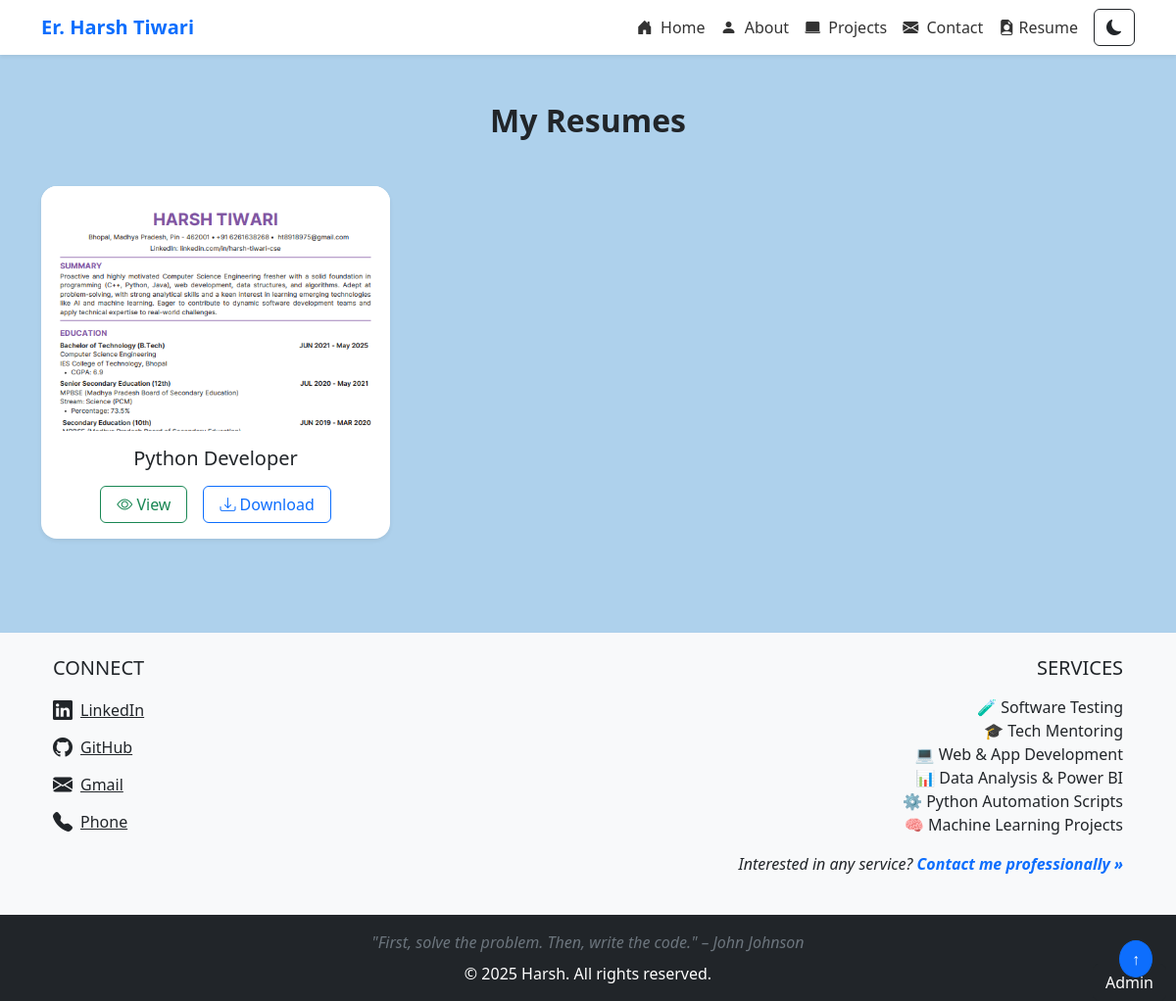
Screenshot of /resume/ with the database file from the repository.
### portfolio/models.py (models this page shows, shortened)
class SocialLink(models.Model):
    platform = models.CharField(max_length=100)
    icon_class = models.CharField(max_length=100)  # e.g. "bi bi-github"
    display_text = models.CharField(max_length=100)
    url = models.URLField(blank=True, null=True)
    email = models.EmailField(blank=True, null=True)
    phone_number = models.CharField(max_length=20, blank=True, null=True)

class Service(models.Model):
    title = models.CharField(max_length=100)
    icon = models.CharField(max_length=10, help_text="Example: 💻 or 🧪")

### portfolio/views.py (the view)
# urls.py: path('resume/', views.resume_list, name='resume_list'),
def resume_list(request):
    return render(request, 'resume.html')

### portfolio/context_processors.py (called while the page is built)
def connect_links(request):
    return {
        'connect_links': SocialLink.objects.all(),
        'services': Service.objects.all(),
    }

### templates/resume.html (shortened to what this page needs)
{% extends "base.html" %}
{% load static %}
{% block body %}
<section class="container py-5">
  <h2 class="text-center fw-bold mb-5">My Resumes</h2>
  <div class="row gy-4">
    <div class="col-md-6 col-lg-4">
      <div class="card h-100 shadow-sm border-0 rounded-4">
        <img src="{% static 'resumes/one.png' %}"
             class="card-img-top rounded-top-4"
             alt="Python Developer Resume Preview"
             style="max-height: 250px; object-fit: cover; object-position: top;">
        <div class="card-body text-center">
          <h5 class="card-title mb-3">Python Developer</h5>
          <div class="d-flex justify-content-center gap-3">
            <a href="{% static 'resumes/my resume.pdf' %}" target="_blank" class="btn btn-outline-success px-3">
              <i class="bi bi-eye"></i> View
            </a>
            <a href="{% static 'resumes/my resume.pdf' %}" download class="btn btn-outline-primary px-3">
              <i class="bi bi-download"></i> Download
            </a>
          </div>
        </div>
      </div>
    </div>
  </div>
</section>
{% endblock body %}

### templates/base.html (shortened to what this page needs)
{% load static %}
<!DOCTYPE html>
<html lang="en">
  <head>
    <link
      href="https://cdn.jsdelivr.net/npm/bootstrap@5.3.0/dist/css/bootstrap.min.css"
      rel="stylesheet"
    />
    <link
      href="https://cdn.jsdelivr.net/npm/bootstrap-icons@1.10.5/font/bootstrap-icons.css"
      rel="stylesheet"
    />
    <link rel="stylesheet" href="{% static 'css/style.css' %}" />
  </head>
  <body>
    <nav class="navbar navbar-expand-lg bg-white shadow-sm sticky-top">
      <div class="container">
        <a class="navbar-brand fw-bold text-primary" href="{% url 'index' %}"
          >Er. Harsh Tiwari</a
        >
        <div
          class="collapse navbar-collapse justify-content-end"
          id="navbarNav"
        >
          <ul class="navbar-nav">
             <li class="nav-item">
              <a class="nav-link" href="{% url 'index' %}">
                <i class="bi bi-house-door-fill me-1"></i> Home
              </a>
            </li>
            <li class="nav-item">
              <a class="nav-link" href="{% url 'about' %}">
                <i class="bi bi-person-fill me-1"></i> About
              </a>
            </li>
            <li class="nav-item">
              <a class="nav-link" href="{% url 'project' %}">
                <i class="bi bi-laptop-fill me-1"></i> Projects
              </a>
            </li>
            <li class="nav-item">
              <a class="nav-link" href="{% url 'contact' %}">
                <i class="bi bi-envelope-fill me-1"></i> Contact
              </a>
            </li>
            <li class="nav-item">
              <a class="nav-link" href="{% url 'resume_list' %}">
                <i class="bi bi-file-earmark-person-fill"></i> Resume
              </a>
            </li>
          </ul>
          <button id="theme-toggle" class="btn btn-outline-dark ms-2">
            <i class="bi bi-moon-fill"></i>
          </button>
        </div>
      </div>
    </nav>
    {% block body %}
    {% endblock body %}
    <footer class="bg-light text-center text-lg-start mt-5 shadow-sm">
      <div class="container p-4">
        <div class="row">
              <div class="col-12 col-md-6 mb-4 text-md-start text-center">
                <h5 class="text-uppercase">Connect</h5>
                <ul class="list-unstyled mt-3">
                  {% for connect in connect_links %}
                    <li class="mb-2">
                      {% if connect.email %}
                        <a href="https://mail.google.com/mail/?view=cm&fs=1&to={{ connect.email }}" target="_blank"
                          class="footer-link {{ connect.platform|lower }} d-inline-flex w-auto align-items-center justify-content-md-start justify-content-center gap-2">
                          <i class="{{ connect.icon_class }} fs-5"></i>
                          <span>{{ connect.display_text }}</span>
                        </a>
                      {% elif connect.phone_number %}
                        <a href="tel:{{ connect.phone_number }}" class="footer-link {{ connect.platform|lower }} d-inline-flex w-auto align-items-center justify-content-md-start justify-content-center gap-2">
                          <i class="{{ connect.icon_class }} fs-5"></i>
                          <span>{{ connect.display_text }}</span>
                        </a>
                      {% elif connect.url %}
                        <a href="{{ connect.url }}" target="_blank"
                          class="footer-link {{ connect.platform|lower }} d-inline-flex w-auto align-items-center justify-content-md-start justify-content-center gap-2">
                          <i class="{{ connect.icon_class }} fs-5"></i>
                          <span>{{ connect.display_text }}</span>
                        </a>
                      {% endif %}
                    </li>
                  {% endfor %}
                </ul>
              </div>
      <div class="col-12 col-md-6 text-md-end text-center">
        <h5 class="text-uppercase">Services</h5>
          <ul class="list-unstyled mt-3">
          {% for service in services %}
            <li>{{ service.icon }} {{ service.title }}</li>
          {% empty %}
            <li>No services added yet.</li>
          {% endfor %}
        </ul>
        <p class="fst-italic mt-2">
          Interested in any service?
          <a href="{% url 'contact' %}" class="text-decoration-none fw-semibold">Contact me professionally »</a>
        </p>
      </div>
    </div>
  </div>
  <div class="bg-dark text-white text-center py-3">
    <div class="fst-italic text-secondary mb-2">
      "First, solve the problem. Then, write the code." – John Johnson
    </div>
    <div class="fw-light">© 2025 Harsh. All rights reserved.</div>
  </div>
  <a
    href="#top"
    class="position-fixed bottom-0 end-0 m-4 btn btn-primary rounded-circle"
    style="z-index: 999"
  >
    ↑
  </a>
</footer>
    <a
      href="/admin/"
      target="_blank"
      style="position: fixed; bottom: 0; right: 10px"
      class="btn btn-dark"
      >Admin</a
    >
  </body>
</html>

### static/css/style.css (style rules this page uses)
.nav-link { font-weight: 500; color: #333; transition: color 0.3s ease; }
.footer-link { color: #212529; transition: color 0.3s ease; }
body.light-mode { background-color: #aed1ec; color: #212529; }
* { margin: 0; padding: 0; box-sizing: border-box; font-family: "Segoe UI", Tahoma, Geneva, Verdana, sans-serif; }
body { background-color: #b0d6ff; background-size: cover; background-repeat: no-repeat; background-position: center; min-height: 100vh; color: #1f1f1f; }

### rows the page displays
SocialLink: display_text "LinkedIn"
SocialLink: display_text "GitHub"
SocialLink: display_text "Gmail"
SocialLink: display_text "Phone"
Service: icon "🧪", title "Software Testing"
Service: icon "🎓", title "Tech Mentoring"
Service: icon "💻", title "Web & App Development"
Service: icon "📊", title "Data Analysis & Power BI"
Service: icon "⚙️", title "Python Automation Scripts"
Service: icon "🧠", title "Machine Learning Projects"
